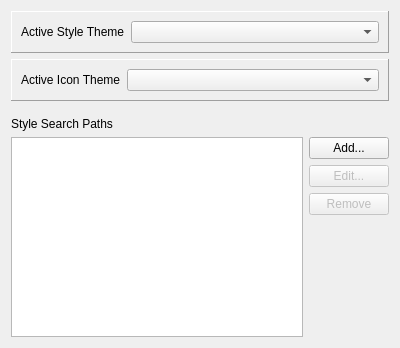
<?xml version="1.0" encoding="UTF-8"?>
<ui version="4.0">
 <class>QtStylePreferencePageUI</class>
 <widget class="QWidget" name="QtStylePreferencePageUI">
  <property name="geometry">
   <rect>
    <x>0</x>
    <y>0</y>
    <width>400</width>
    <height>348</height>
   </rect>
  </property>
  <property name="windowTitle">
   <string>Form</string>
  </property>
  <layout class="QVBoxLayout" name="verticalLayout_2">
   <item>
    <widget class="QFrame" name="frame">
     <property name="frameShape">
      <enum>QFrame::Panel</enum>
     </property>
     <property name="frameShadow">
      <enum>QFrame::Raised</enum>
     </property>
     <property name="lineWidth">
      <number>1</number>
     </property>
     <property name="midLineWidth">
      <number>0</number>
     </property>
     <layout class="QHBoxLayout" name="horizontalLayout">
      <item>
       <widget class="QLabel" name="label">
        <property name="text">
         <string>Active Style Theme</string>
        </property>
       </widget>
      </item>
      <item>
       <widget class="QComboBox" name="m_StylesCombo">
        <property name="sizePolicy">
         <sizepolicy hsizetype="Preferred" vsizetype="Fixed">
          <horstretch>1</horstretch>
          <verstretch>0</verstretch>
         </sizepolicy>
        </property>
       </widget>
      </item>
     </layout>
    </widget>
   </item>
   <item>
    <widget class="QFrame" name="m_IconThemeFrame">
     <property name="frameShape">
      <enum>QFrame::Panel</enum>
     </property>
     <property name="frameShadow">
      <enum>QFrame::Raised</enum>
     </property>
     <layout class="QHBoxLayout" name="horizontalLayout_3">
      <item>
       <widget class="QLabel" name="m_IconThemeLabel">
        <property name="text">
         <string>Active Icon Theme</string>
        </property>
       </widget>
      </item>
      <item>
       <widget class="QComboBox" name="m_IconThemeComboBox">
        <property name="sizePolicy">
         <sizepolicy hsizetype="Preferred" vsizetype="Fixed">
          <horstretch>1</horstretch>
          <verstretch>0</verstretch>
         </sizepolicy>
        </property>
       </widget>
      </item>
     </layout>
    </widget>
   </item>
   <item>
    <spacer name="verticalSpacer_2">
     <property name="orientation">
      <enum>Qt::Vertical</enum>
     </property>
     <property name="sizeType">
      <enum>QSizePolicy::Fixed</enum>
     </property>
     <property name="sizeHint" stdset="0">
      <size>
       <width>20</width>
       <height>10</height>
      </size>
     </property>
    </spacer>
   </item>
   <item>
    <widget class="QLabel" name="label_2">
     <property name="text">
      <string>Style Search Paths</string>
     </property>
    </widget>
   </item>
   <item>
    <layout class="QHBoxLayout" name="horizontalLayout_2">
     <item>
      <widget class="QListWidget" name="m_PathList">
       <property name="selectionMode">
        <enum>QAbstractItemView::ExtendedSelection</enum>
       </property>
       <property name="sortingEnabled">
        <bool>true</bool>
       </property>
      </widget>
     </item>
     <item>
      <layout class="QVBoxLayout" name="verticalLayout">
       <item>
        <widget class="QPushButton" name="m_AddButton">
         <property name="text">
          <string>Add...</string>
         </property>
        </widget>
       </item>
       <item>
        <widget class="QPushButton" name="m_EditButton">
         <property name="enabled">
          <bool>false</bool>
         </property>
         <property name="text">
          <string>Edit...</string>
         </property>
        </widget>
       </item>
       <item>
        <widget class="QPushButton" name="m_RemoveButton">
         <property name="enabled">
          <bool>false</bool>
         </property>
         <property name="text">
          <string>Remove</string>
         </property>
        </widget>
       </item>
       <item>
        <spacer name="verticalSpacer">
         <property name="orientation">
          <enum>Qt::Vertical</enum>
         </property>
         <property name="sizeHint" stdset="0">
          <size>
           <width>20</width>
           <height>40</height>
          </size>
         </property>
        </spacer>
       </item>
      </layout>
     </item>
    </layout>
   </item>
  </layout>
 </widget>
 <resources/>
 <connections/>
</ui>
